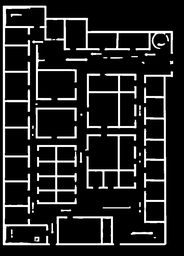
#> input picture stitched_mask.png, 184 x 256 px, shrunk from 650 x 904 before the run
$ python SFM_evacuation.py
#> lines starting #> are read from the running program, lines starting #| are printed output that depends on the picture; after the words box and inside, x2 and y2 are one past the last pixel; in counts of white or black regions, pixels touching at a corner belong together
### security_utils.py
"""Small security boundary helpers shared by the launcher and simulators."""

import json
import math
import os
from pathlib import Path
from typing import Any, Iterable


PROJECT_ROOT = Path(__file__).resolve().parent
MAX_JSON_BYTES = 5 * 1024 * 1024
MAX_IMAGE_BYTES = 100 * 1024 * 1024
HAZARD_BLOCK_RADIUS = 90
WATERSHED_MIN_DISTANCE = 40


def validate_image_path(path: str | Path) -> Path:
    """Accept only regular, reasonably sized image files with known extensions."""
    image = Path(path)
    if image.suffix.lower() not in {".png", ".jpg", ".jpeg", ".bmp"}:
        raise ValueError("Image must be a PNG, JPG, JPEG, or BMP file")
    if not image.is_file():
        raise FileNotFoundError(f"Image is not a regular file: {image}")
    if image.stat().st_size > MAX_IMAGE_BYTES:
        raise ValueError("Image exceeds the 100 MiB size limit")
    return image


def load_json_object(path: str | Path, *, label: str = "JSON file") -> dict[str, Any]:
    """Load a bounded UTF-8 JSON object, rejecting non-object JSON values."""
    source = Path(path)
    if not source.is_file():
        raise FileNotFoundError(f"{label} is not a regular file: {source}")
    if source.stat().st_size > MAX_JSON_BYTES:
        raise ValueError(f"{label} exceeds the {MAX_JSON_BYTES // 1024 // 1024} MiB limit")
    with source.open("r", encoding="utf-8") as handle:
        value = json.load(handle)
    if not isinstance(value, dict):
        raise ValueError(f"{label} must contain a JSON object")
    return value


def _number(value: Any, name: str, *, minimum: float | None = None,
            maximum: float | None = None) -> None:
    if isinstance(value, bool) or not isinstance(value, (int, float)) or not math.isfinite(value):
        raise ValueError(f"{name} must be a finite number")
    if minimum is not None and value < minimum:
        raise ValueError(f"{name} must be at least {minimum}")
    if maximum is not None and value > maximum:
        raise ValueError(f"{name} must be at most {maximum}")


def load_zone_config(path: str | Path) -> dict[str, Any]:
    """Load and validate the structural data every evacuation model relies on."""
    config = load_json_object(path, label="Zone configuration")
    exits = config.get("exits")
    zones = config.get("zones")
    if not isinstance(exits, list) or not exits:
        raise ValueError("Zone configuration requires a non-empty 'exits' list")
    if not isinstance(zones, list):
        raise ValueError("Zone configuration requires a 'zones' list")
    if len(exits) > 256 or len(zones) > 10_000:
        raise ValueError("Zone configuration contains too many exits or zones")
    for index, exit_ in enumerate(exits):
        if not isinstance(exit_, dict):
            raise ValueError(f"exits[{index}] must be an object")
        _number(exit_.get("x"), f"exits[{index}].x", minimum=-1_000_000, maximum=1_000_000)
        _number(exit_.get("y"), f"exits[{index}].y", minimum=-1_000_000, maximum=1_000_000)
    for index, zone in enumerate(zones):
        if not isinstance(zone, dict):
            raise ValueError(f"zones[{index}] must be an object")
        _number(zone.get("zone_id"), f"zones[{index}].zone_id", minimum=0)
        _number(zone.get("agents", 0), f"zones[{index}].agents", minimum=0, maximum=100_000)
        if int(zone.get("agents", 0)) != zone.get("agents", 0):
            raise ValueError(f"zones[{index}].agents must be an integer")
        if "density_index" in zone:
            _number(zone["density_index"], f"zones[{index}].density_index", minimum=0)
    hazard = config.get("hazard")
    if hazard is not None:
        if not isinstance(hazard, dict):
            raise ValueError("hazard must be an object or null")
        _number(hazard.get("x"), "hazard.x", minimum=-1_000_000, maximum=1_000_000)
        _number(hazard.get("y"), "hazard.y", minimum=-1_000_000, maximum=1_000_000)
    return config


# [13 lines left out: function load_runtime_params, not called in this run]


def output_path(filename: str) -> Path:
    """Return a controlled output path; filenames cannot escape the output directory."""
    if Path(filename).name != filename:
        raise ValueError("Output filename must not contain a directory component")
    default_root = (PROJECT_ROOT / "output").resolve()
    root = Path(os.environ.get("TRAGIC_OUTPUT_DIR", default_root)).resolve()
    if root != default_root and default_root not in root.parents:
        raise ValueError("TRAGIC_OUTPUT_DIR must be inside the project's output directory")
    root.mkdir(mode=0o700, parents=True, exist_ok=True)
    target = (root / filename).resolve()
    if target.parent != root:
        raise ValueError("Output path escapes the configured output directory")
    return target

### SFM_evacuation.py
import cv2
import json
import sys
import numpy as np
from collections import deque
from pathlib import Path
from security_utils import (
    HAZARD_BLOCK_RADIUS, WATERSHED_MIN_DISTANCE, load_runtime_params,
    load_zone_config, output_path, validate_image_path,
)

#  CONFIG
MASK_PATH   = Path("stitched_mask.png")
CONFIG_PATH = Path("zone_config.json")
OUT_PATHS   = output_path("sfm_agent_paths.png")
OUT_REPORT  = output_path("SFM_output_report.txt")

DT       = 0.05
MAX_TIME = 120

DESIRED_SPEED   = 55.0
RELAXATION_TIME = 0.3
AGENT_RADIUS    = 6
AA_STRENGTH     = 250.0
AA_RANGE        = 14.0
WA_STRENGTH     = 350.0
WA_RANGE        = 7.0
EXIT_RADIUS     = 22
STUCK_DIST      = 2
STUCK_TICKS     = 20

# for the fire spread

FIRE_SPREAD_SPEED     = 1.0   # multiplier on diffusion rate
FIRE_INTENSITY_FACTOR = 1.0   # multiplier on growth-to-saturation rate
FIRE_BLOCK_THRESHOLD  = 0.45  # intensity above which a cell is a hard wall (impassable)
AGENT_VISION_RADIUS   = 60    # px — how far ahead an agent can "see" fire and react

if len(sys.argv) > 1: MASK_PATH = sys.argv[1]
if len(sys.argv) > 2: CONFIG_PATH = sys.argv[2]
if len(sys.argv) > 3 and Path(sys.argv[3]).exists():
    _params = load_runtime_params(sys.argv[3], {
        "speed_min", "speed_max", "relaxation_time", "agent_strength",
        "wall_strength", "panic_threshold", "max_time",
        "fire_spread_speed", "fire_intensity_factor",
    }, ignore_unknown=True)
    MAX_TIME              = _params.get("max_time", MAX_TIME)
    RELAXATION_TIME       = _params.get("relaxation_time", RELAXATION_TIME)
    AA_STRENGTH           = _params.get("agent_strength", AA_STRENGTH)
    WA_STRENGTH           = _params.get("wall_strength", WA_STRENGTH)
    FIRE_SPREAD_SPEED     = _params.get("fire_spread_speed", FIRE_SPREAD_SPEED)
    FIRE_INTENSITY_FACTOR = _params.get("fire_intensity_factor", FIRE_INTENSITY_FACTOR)
#


#
# STEP 1 — Load mask
#

MASK_PATH = validate_image_path(MASK_PATH)
img          = cv2.imread(str(MASK_PATH), cv2.IMREAD_GRAYSCALE)
#> img is the input picture: shape (256, 184); min 0, max 255, mean 35.2
H, W         = img.shape
#> H = 256; W = 184
walkable     = img < 128
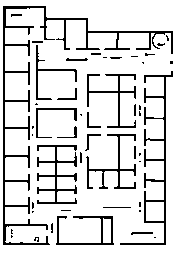
#> walkable: shape (256, 184) bool; 86.7% white; black in thin lines or dots, all inside (x1, y1, x2, y2) = (3, 6, 173, 245)
walk_u8      = walkable.astype(np.uint8) * 255
dist_to_wall = cv2.distanceTransform(walk_u8, cv2.DIST_L2, 5)
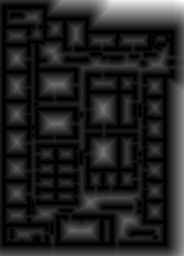
#> dist_to_wall: shape (256, 184) float32; min 0, max 33.17, mean 4.7; drawn with min black and max white

wall_grad_y, wall_grad_x = np.gradient(dist_to_wall.astype(np.float32))
wall_grad_mag = np.sqrt(wall_grad_x**2 + wall_grad_y**2) + 1e-8
wall_grad_x  /= wall_grad_mag
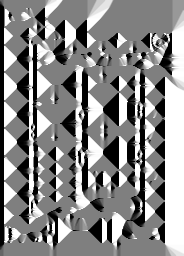
#> wall_grad_x: shape (256, 184) float32; min -1, max 1, mean 0.0741; drawn with min black and max white
wall_grad_y  /= wall_grad_mag
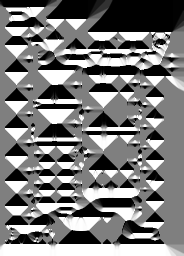
#> wall_grad_y: shape (256, 184) float32; min -1, max 1, mean -0.0339; drawn with min black and max white


#
# STEP 2 — BFS flow field
#

def build_flow_field(walk_mask, exits_list, h, w):
    """BFS distance + flow direction toward nearest exit.
    walk_mask should already have fire-blocked cells removed by the caller."""
    cost   = np.full((h, w), -1, dtype=np.int32)
    flow_x = np.zeros((h, w), dtype=np.float32)
    flow_y = np.zeros((h, w), dtype=np.float32)
    queue = deque()
    for ex in exits_list:
        ex_x, ex_y = int(ex["x"]), int(ex["y"])
        for dy in range(-EXIT_RADIUS, EXIT_RADIUS + 1):
            for dx in range(-EXIT_RADIUS, EXIT_RADIUS + 1):
                nx, ny = ex_x + dx, ex_y + dy
                if 0 <= nx < w and 0 <= ny < h and walk_mask[ny, nx] and cost[ny, nx] == -1:
                    cost[ny, nx] = 0
                    queue.append((nx, ny))
    DIRS = [(-1,0),(1,0),(0,-1),(0,1),(-1,-1),(-1,1),(1,-1),(1,1)]
    while queue:
        cx, cy = queue.popleft()
        for dx, dy in DIRS:
            nx, ny = cx + dx, cy + dy
            if 0 <= nx < w and 0 <= ny < h and walk_mask[ny, nx] and cost[ny, nx] == -1:
                cost[ny, nx] = cost[cy, cx] + 1
                queue.append((nx, ny))

    #  vectorized direction extraction (replaces the old per-pixel double loop)
    # For each of the 8 neighbour offsets, shift the cost grid and keep whichever
    # neighbour gives the lowest cost so far (same "steepest descent toward exit"
    # rule as before, just done as 8 array ops instead of H*W*8 Python comparisons).
    src = cost.astype(np.float32)
    src[cost == -1] = np.inf
    best_cost = src.copy()
    bx = np.zeros((h, w), dtype=np.float32)
    by = np.zeros((h, w), dtype=np.float32)

    for dx, dy in DIRS:
        shifted = np.full((h, w), np.inf, dtype=np.float32)
        y0, y1 = max(0, -dy), h - max(0, dy)
        x0, x1 = max(0, -dx), w - max(0, dx)
        sy0, sy1 = max(0, dy), h - max(0, -dy)
        sx0, sx1 = max(0, dx), w - max(0, -dx)
        shifted[y0:y1, x0:x1] = src[sy0:sy1, sx0:sx1]

        better = shifted < best_cost
        best_cost = np.where(better, shifted, best_cost)
        bx = np.where(better, float(dx), bx)
        by = np.where(better, float(dy), by)

    mag = np.sqrt(bx**2 + by**2)
    valid = (cost >= 0) & (mag > 0)
    flow_x[valid] = bx[valid] / mag[valid]
    flow_y[valid] = by[valid] / mag[valid]

    return cost, flow_x, flow_y


# [25 lines left out: function spread_fire, not called in this run]


cfg = load_zone_config(CONFIG_PATH)
#> (reads zone_config.json from the repository)


exits = cfg["exits"]
hazard_cfg = cfg.get("hazard")


routing_walkable = walkable
hazard_zone = np.zeros((H, W), dtype=bool)
fire_intensity = np.zeros((H, W), dtype=np.float32)
fire_grad_x = np.zeros((H, W), dtype=np.float32)
fire_grad_y = np.zeros((H, W), dtype=np.float32)

if hazard_cfg:
    fx, fy = int(np.clip(hazard_cfg["x"], 0, W-1)), int(np.clip(hazard_cfg["y"], 0, H-1))
#> fx = 183; fy = 255
    fire_intensity[fy, fx] = 1.0
    print(f"Hazard ignited at ({fx},{fy})")
#| Hazard ignited at (183,255)

    yy, xx = np.ogrid[:H, :W]
#> yy = 256 values from 0 to 255
    hazard_zone = (xx - fx)**2 + (yy - fy)**2 <= HAZARD_BLOCK_RADIUS**2
    routing_walkable = walkable & ~hazard_zone
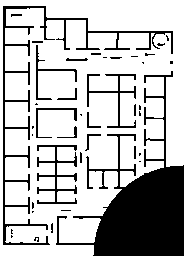
#> routing_walkable: shape (256, 184) bool; 74.6% white; 40 black regions (22 under 20 px), largest, box (x1, y1, x2, y2) and area: (56, 71, 184, 256) 7628, (3, 6, 173, 245) 2251, (37, 145, 77, 204) 625

cost, flow_x, flow_y = build_flow_field(routing_walkable, exits, H, W)
#> after the loop in build_flow_field, `for dx, dy in DIRS:`: best_cost: shape (256, 184) float32; every value is NaN or infinite
#> after the loop in build_flow_field, `for dx, dy in DIRS:`: better: shape (256, 184) bool; every value is 0
#> after the loop in build_flow_field, `for dx, dy in DIRS:`: bx: shape (256, 184) float32; every value is 0
#> cost: shape (256, 184) int32; every value is -1
print(f"Flow field built. Reachable cells: {(cost >= 0).sum()}")
#| Flow field built. Reachable cells: 0
base_cost, _, _ = build_flow_field(walkable, exits, H, W)

#
# STEP 3 — Spawn agents
#

from scipy import ndimage as ndi
from skimage.segmentation import watershed
from skimage.feature import peak_local_max

dist_norm  = cv2.normalize(dist_to_wall, None, 0, 1.0, cv2.NORM_MINMAX)
coords     = peak_local_max(dist_norm, min_distance=WATERSHED_MIN_DISTANCE, labels=walk_u8)
#> coords = [[107, 103], [150, 103], [84, 51], [202, 90]]
seed_mask  = np.zeros(dist_norm.shape, dtype=bool)
seed_mask[tuple(coords.T)] = True
markers, _ = ndi.label(seed_mask)
labels     = watershed(-dist_to_wall, markers, mask=walk_u8)
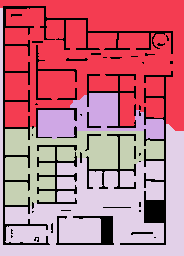
#> labels: shape (256, 184) int32; 5 distinct labels, from 0 to 4; one colour per label, 0 black


def zone_id_mask(labels_array, zid):
    try:
        target_id = int(zid) if np.issubdtype(labels_array.dtype, np.integer) else zid
    except (TypeError, ValueError):
        target_id = zid

    mask = labels_array == target_id
    if np.isscalar(mask) or getattr(mask, "ndim", 0) != labels_array.ndim:
        return np.zeros(labels_array.shape, dtype=bool)
    return mask


zone_pixels = {}
for zdata in cfg["zones"]:
    zid    = zdata["zone_id"]
    ys, xs = np.where(zone_id_mask(labels, zid))
    # valid  = (dist_to_wall[ys, xs] > AGENT_RADIUS) & (cost[ys, xs] >= 0)
    valid  = (dist_to_wall[ys, xs] > AGENT_RADIUS) & (base_cost[ys, xs] >= 0)
    if valid.any():
        zone_pixels[zid] = list(zip(xs[valid].tolist(), ys[valid].tolist()))
#> after the loop, zone_pixels = 0 items

agents = []
for zdata in cfg["zones"]:
    n      = zdata["agents"]
    zid    = zdata["zone_id"]
    pixels = zone_pixels.get(zid, [])
    if n == 0 or not pixels:
        continue
    chosen = [pixels[i] for i in np.random.choice(len(pixels), min(n, len(pixels)), replace=False)]
    for px, py in chosen:
        agents.append({
            "x": float(px), "y": float(py),
            "vx": 0.0,      "vy": 0.0,
            "evacuated": False, "time": None,
            "exit_used": None,              # which exit index this agent used
            "trail": [(float(px), float(py))],
            "stuck_buf": [],
        })
#> after the loop, agents = []

print(f"Spawned {len(agents)} agents")
#| Spawned 0 agents


#
# STEP 4 — Simulation
#

exit_pts    = np.array([[e["x"], e["y"]] for e in exits], dtype=np.float32)
density_map = np.zeros((H, W), dtype=np.float32)

# Congestion map: accumulates agent-ticks per cell
# We use this to measure how long agents spent in each area
congestion_map = np.zeros((H, W), dtype=np.float32)

total_steps = int(MAX_TIME / DT)

for step in range(total_steps):
    sim_time = step * DT
    active   = [a for a in agents if not a["evacuated"]]
    if not active:
        break

    #  Fire growth (visual spread + soft repulsion only). Routing around
    #    the hazard is already permanently handled by hazard_zone, so no
    #    expensive reroute/BFS needed here anymore.
    if hazard_cfg and step % 10 == 0:
        fire_intensity = spread_fire(fire_intensity, walkable, DT * 10,
                                      FIRE_SPREAD_SPEED, FIRE_INTENSITY_FACTOR)
        gy, gx = np.gradient(fire_intensity)
        fire_grad_x, fire_grad_y = -gx, -gy

    #  Vectorized agent state pull
    n = len(active)
    pos = np.array([[a["x"], a["y"]] for a in active], dtype=np.float64)
    vel = np.array([[a["vx"], a["vy"]] for a in active], dtype=np.float64)
    ix  = np.clip(pos[:, 0], 0, W - 1).astype(np.int32)
    iy  = np.clip(pos[:, 1], 0, H - 1).astype(np.int32)

    # Force 1: Driving (toward exit via flow field). If an agent has no flow
    # vector, it's either inside the blocked hazard zone (push it straight
    # out, away from the hazard center) or in some other unreachable pocket
    # (random heading as before).
    ex_dir = np.stack([flow_x[iy, ix], flow_y[iy, ix]], axis=1)
    no_dir = (ex_dir[:, 0] == 0) & (ex_dir[:, 1] == 0)
    if no_dir.any():
        in_hazard = hazard_zone[iy, ix] & no_dir if hazard_cfg else np.zeros_like(no_dir)

        if in_hazard.any():
            away = pos[in_hazard] - np.array([fx, fy], dtype=np.float64)
            away_mag = np.linalg.norm(away, axis=1, keepdims=True)
            away_mag[away_mag < 1e-6] = 1.0
            ex_dir[in_hazard] = away / away_mag

        stuck_other = no_dir & ~in_hazard
        if stuck_other.any():
            rand_a = np.random.uniform(0, 2*np.pi, size=stuck_other.sum())
            ex_dir[stuck_other, 0] = np.cos(rand_a)
            ex_dir[stuck_other, 1] = np.sin(rand_a)
    f_drive = (DESIRED_SPEED * ex_dir - vel) / RELAXATION_TIME

    # Force 2: Agent-agent repulsion — spatial hash, O(N) in practice.
    # Agents only interact with others in the same or adjacent cells.
    CELL = int(AGENT_RADIUS * 6)  # bucket size = interaction range
    bucket = {}
    for i, p in enumerate(pos):
        key = (int(p[0]) // CELL, int(p[1]) // CELL)
        bucket.setdefault(key, []).append(i)

    f_agent = np.zeros_like(pos)
    for i, p in enumerate(pos):
        ki, kj = int(p[0]) // CELL, int(p[1]) // CELL
        for di in (-1, 0, 1):
            for dj in (-1, 0, 1):
                for j in bucket.get((ki + di, kj + dj), []):
                    if j == i:
                        continue
                    dx = p[0] - pos[j][0]
                    dy = p[1] - pos[j][1]
                    d  = (dx*dx + dy*dy) ** 0.5
                    if d < 1e-3 or d >= AGENT_RADIUS * 6:
                        continue
                    m = AA_STRENGTH * np.exp((AGENT_RADIUS * 2 - d) / AA_RANGE)
                    f_agent[i, 0] += m * dx / d
                    f_agent[i, 1] += m * dy / d

    # Force 3: Wall repulsion
    d = dist_to_wall[iy, ix]
    wall_active = d < WA_RANGE * 2
    wall_mag = WA_STRENGTH * np.exp(-d / WA_RANGE)
    f_wall = np.stack([wall_grad_x[iy, ix], wall_grad_y[iy, ix]], axis=1) * (wall_mag * wall_active)[:, None]

    # Force 4: Fire repulsion (soft push, complements the hard-wall reroute above)
    local_risk = fire_intensity[iy, ix]
    fire_active = local_risk > 0.05
    fire_mag = 400.0 * local_risk
    f_fire = np.stack([fire_grad_x[iy, ix], fire_grad_y[iy, ix]], axis=1) * (fire_mag * fire_active)[:, None]

    vel = vel + (f_drive + f_agent + f_wall + f_fire) * DT
    spd = np.linalg.norm(vel, axis=1)
    over = spd > DESIRED_SPEED * 1.5
    if over.any():
        vel[over] *= (DESIRED_SPEED * 1.5 / spd[over])[:, None]

    new_pos = np.clip(pos + vel * DT, [0, 0], [W - 1, H - 1])

    for i, agent in enumerate(active):
        x, y = pos[i]
        vx, vy = vel[i]
        nx_pos, ny_pos = new_pos[i]

        # Stuck check (kept per-agent: cheap, and mutates each agent's own buffer)
        buf = agent["stuck_buf"]
        buf.append((x, y))
        if len(buf) > STUCK_TICKS:
            buf.pop(0)
            if abs(buf[-1][0]-buf[0][0]) + abs(buf[-1][1]-buf[0][1]) < STUCK_DIST:
                a = np.random.uniform(0, 2 * np.pi)
                vx = np.cos(a) * DESIRED_SPEED * 0.5
                vy = np.sin(a) * DESIRED_SPEED * 0.5
                nx_pos = np.clip(x + vx * DT, 0, W - 1)
                ny_pos = np.clip(y + vy * DT, 0, H - 1)

        if   walkable[int(ny_pos), int(nx_pos)]: agent["x"], agent["y"] = nx_pos, ny_pos
        elif walkable[int(y),      int(nx_pos)]: agent["x"] = nx_pos;  vy *= 0.5
        elif walkable[int(ny_pos), int(x)     ]: agent["y"] = ny_pos;  vx *= 0.5
        else: vx, vy = 0.0, 0.0

        agent["vx"], agent["vy"] = vx, vy
        if step % 4 == 0:  # store every 4th tick — cuts trail memory ~75%
            agent["trail"].append((agent["x"], agent["y"]))

        cell_x = int(agent["x"])
        cell_y = int(agent["y"])
        density_map[cell_y, cell_x]    += 1
        congestion_map[cell_y, cell_x] += DT   # seconds spent here

        # Exit check — scalar math, no per-agent numpy allocation
        ax, ay = agent["x"], agent["y"]
        nearest_exit, best_d2 = 0, float("inf")
        for ei, ep in enumerate(exits):
            d2 = (ax - ep["x"])**2 + (ay - ep["y"])**2
            if d2 < best_d2:
                best_d2, nearest_exit = d2, ei
        if best_d2 < EXIT_RADIUS * EXIT_RADIUS:
            agent["evacuated"] = True
            agent["time"]      = sim_time
            agent["exit_used"] = nearest_exit

    if step % 100 == 0:
        evac = sum(a["evacuated"] for a in agents)
        print(f"  t={sim_time:.1f}s  active={len(active)}  evacuated={evac}")
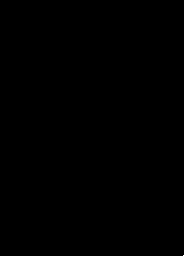
#> fire_intensity: shape (256, 184) float32; values 0 (black) and 1 (white), 0% white in thin lines or dots, all inside (x1, y1, x2, y2) = (183, 255, 184, 256)

evac_final = sum(a["evacuated"] for a in agents)
#> evac_final = 0
print(f"Done  t={sim_time:.1f}s  evacuated={evac_final}/{len(agents)}")
#| Done  t=0.0s  evacuated=0/0


#
# ANALYSIS 1 — Bottleneck scoring
# Find high-congestion blobs, rank by total agent-seconds lost there
#

# Threshold: cells where congestion is in top 20%
walkable_congestion = congestion_map[walkable]
if walkable_congestion.max() > 0:
    threshold = np.percentile(walkable_congestion[walkable_congestion > 0], 80)
else:
    threshold = 1.0

bn_mask     = (congestion_map > threshold).astype(np.uint8) * 255
contours, _ = cv2.findContours(bn_mask, cv2.RETR_EXTERNAL, cv2.CHAIN_APPROX_SIMPLE)
#> contours = []

bottlenecks = []
for cnt in contours:
    # bounding box of this blob
    bx, by, bw, bh = cv2.boundingRect(cnt)
    # total agent-seconds spent inside this blob
    region_congestion = congestion_map[by:by+bh, bx:bx+bw].sum()
    # narrowness: how tight is this corridor
    # use the minimum dimension of the bounding box as a proxy for width
    narrowness = min(bw, bh)
    # centroid
    M = cv2.moments(cnt)
    if M["m00"] > 0:
        cx = int(M["m10"] / M["m00"])
        cy = int(M["m01"] / M["m00"])
    else:
        cx, cy = bx + bw//2, by + bh//2
    bottlenecks.append({
        "cx": cx, "cy": cy,
        "agent_seconds": float(region_congestion),
        "width_px": narrowness,
    })
#> this loop made 0 passes
#> after the loop, bottlenecks = []

# Sort by agent-seconds lost (worst first)
bottlenecks.sort(key=lambda b: b["agent_seconds"], reverse=True)
top_bottlenecks = bottlenecks[:5]
#> top_bottlenecks = []


#
# ANALYSIS 2 — Exit utilization
#

exit_counts = [0] * len(exits)
for a in agents:
    if a["evacuated"] and a["exit_used"] is not None:
        exit_counts[a["exit_used"]] += 1
#> after the loop, exit_counts = [0, 0, 0, 0, 0, 0, 0, 0, 0]

total_evacuated = sum(exit_counts)
#> total_evacuated = 0


#
# ANALYSIS 3 — Score 0-100
# Components:
#   - Evacuation rate         (0-50 pts)
#   - Mean evacuation time    (0-20 pts)  faster = better
#   - Exit balance            (0-15 pts)  even distribution = better
#   - Bottleneck severity     (0-15 pts)  less congestion = better
#

total  = len(agents)
#> total = 0
times  = [a["time"] for a in agents if a["evacuated"] and a["time"] is not None]
#> times = []
#> (the run stopped early here; a loop or call above may not have finished)
